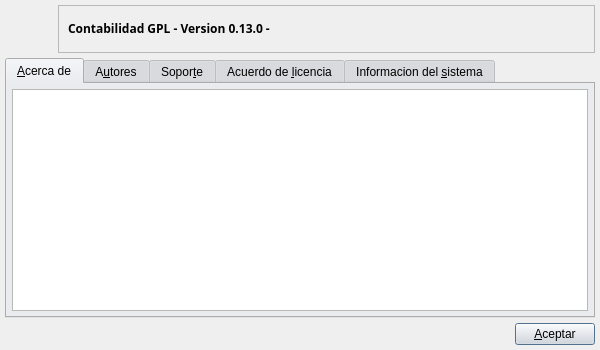
<?xml version="1.0" encoding="UTF-8"?>
<ui version="4.0">
 <class>BcAboutBase</class>
 <widget class="QDialog" name="BcAboutBase">
  <property name="geometry">
   <rect>
    <x>0</x>
    <y>0</y>
    <width>600</width>
    <height>350</height>
   </rect>
  </property>
  <property name="sizePolicy">
   <sizepolicy hsizetype="Maximum" vsizetype="Maximum">
    <horstretch>0</horstretch>
    <verstretch>0</verstretch>
   </sizepolicy>
  </property>
  <property name="minimumSize">
   <size>
    <width>600</width>
    <height>350</height>
   </size>
  </property>
  <property name="maximumSize">
   <size>
    <width>600</width>
    <height>350</height>
   </size>
  </property>
  <property name="palette">
   <palette>
    <active>
     <colorrole role="WindowText">
      <brush brushstyle="SolidPattern">
       <color alpha="255">
        <red>0</red>
        <green>0</green>
        <blue>0</blue>
       </color>
      </brush>
     </colorrole>
     <colorrole role="Button">
      <brush brushstyle="SolidPattern">
       <color alpha="255">
        <red>221</red>
        <green>223</green>
        <blue>228</blue>
       </color>
      </brush>
     </colorrole>
     <colorrole role="Light">
      <brush brushstyle="SolidPattern">
       <color alpha="255">
        <red>255</red>
        <green>255</green>
        <blue>255</blue>
       </color>
      </brush>
     </colorrole>
     <colorrole role="Midlight">
      <brush brushstyle="SolidPattern">
       <color alpha="255">
        <red>255</red>
        <green>255</green>
        <blue>255</blue>
       </color>
      </brush>
     </colorrole>
     <colorrole role="Dark">
      <brush brushstyle="SolidPattern">
       <color alpha="255">
        <red>85</red>
        <green>85</green>
        <blue>85</blue>
       </color>
      </brush>
     </colorrole>
     <colorrole role="Mid">
      <brush brushstyle="SolidPattern">
       <color alpha="255">
        <red>199</red>
        <green>199</green>
        <blue>199</blue>
       </color>
      </brush>
     </colorrole>
     <colorrole role="Text">
      <brush brushstyle="SolidPattern">
       <color alpha="255">
        <red>0</red>
        <green>0</green>
        <blue>0</blue>
       </color>
      </brush>
     </colorrole>
     <colorrole role="BrightText">
      <brush brushstyle="SolidPattern">
       <color alpha="255">
        <red>255</red>
        <green>255</green>
        <blue>255</blue>
       </color>
      </brush>
     </colorrole>
     <colorrole role="ButtonText">
      <brush brushstyle="SolidPattern">
       <color alpha="255">
        <red>0</red>
        <green>0</green>
        <blue>0</blue>
       </color>
      </brush>
     </colorrole>
     <colorrole role="Base">
      <brush brushstyle="SolidPattern">
       <color alpha="255">
        <red>255</red>
        <green>255</green>
        <blue>255</blue>
       </color>
      </brush>
     </colorrole>
     <colorrole role="Window">
      <brush brushstyle="SolidPattern">
       <color alpha="255">
        <red>239</red>
        <green>239</green>
        <blue>239</blue>
       </color>
      </brush>
     </colorrole>
     <colorrole role="Shadow">
      <brush brushstyle="SolidPattern">
       <color alpha="255">
        <red>0</red>
        <green>0</green>
        <blue>0</blue>
       </color>
      </brush>
     </colorrole>
     <colorrole role="Highlight">
      <brush brushstyle="SolidPattern">
       <color alpha="255">
        <red>103</red>
        <green>141</green>
        <blue>178</blue>
       </color>
      </brush>
     </colorrole>
     <colorrole role="HighlightedText">
      <brush brushstyle="SolidPattern">
       <color alpha="255">
        <red>255</red>
        <green>255</green>
        <blue>255</blue>
       </color>
      </brush>
     </colorrole>
     <colorrole role="Link">
      <brush brushstyle="SolidPattern">
       <color alpha="255">
        <red>0</red>
        <green>0</green>
        <blue>238</blue>
       </color>
      </brush>
     </colorrole>
     <colorrole role="LinkVisited">
      <brush brushstyle="SolidPattern">
       <color alpha="255">
        <red>82</red>
        <green>24</green>
        <blue>139</blue>
       </color>
      </brush>
     </colorrole>
     <colorrole role="AlternateBase">
      <brush brushstyle="SolidPattern">
       <color alpha="255">
        <red>232</red>
        <green>232</green>
        <blue>232</blue>
       </color>
      </brush>
     </colorrole>
    </active>
    <inactive>
     <colorrole role="WindowText">
      <brush brushstyle="SolidPattern">
       <color alpha="255">
        <red>0</red>
        <green>0</green>
        <blue>0</blue>
       </color>
      </brush>
     </colorrole>
     <colorrole role="Button">
      <brush brushstyle="SolidPattern">
       <color alpha="255">
        <red>221</red>
        <green>223</green>
        <blue>228</blue>
       </color>
      </brush>
     </colorrole>
     <colorrole role="Light">
      <brush brushstyle="SolidPattern">
       <color alpha="255">
        <red>255</red>
        <green>255</green>
        <blue>255</blue>
       </color>
      </brush>
     </colorrole>
     <colorrole role="Midlight">
      <brush brushstyle="SolidPattern">
       <color alpha="255">
        <red>255</red>
        <green>255</green>
        <blue>255</blue>
       </color>
      </brush>
     </colorrole>
     <colorrole role="Dark">
      <brush brushstyle="SolidPattern">
       <color alpha="255">
        <red>85</red>
        <green>85</green>
        <blue>85</blue>
       </color>
      </brush>
     </colorrole>
     <colorrole role="Mid">
      <brush brushstyle="SolidPattern">
       <color alpha="255">
        <red>199</red>
        <green>199</green>
        <blue>199</blue>
       </color>
      </brush>
     </colorrole>
     <colorrole role="Text">
      <brush brushstyle="SolidPattern">
       <color alpha="255">
        <red>0</red>
        <green>0</green>
        <blue>0</blue>
       </color>
      </brush>
     </colorrole>
     <colorrole role="BrightText">
      <brush brushstyle="SolidPattern">
       <color alpha="255">
        <red>255</red>
        <green>255</green>
        <blue>255</blue>
       </color>
      </brush>
     </colorrole>
     <colorrole role="ButtonText">
      <brush brushstyle="SolidPattern">
       <color alpha="255">
        <red>0</red>
        <green>0</green>
        <blue>0</blue>
       </color>
      </brush>
     </colorrole>
     <colorrole role="Base">
      <brush brushstyle="SolidPattern">
       <color alpha="255">
        <red>255</red>
        <green>255</green>
        <blue>255</blue>
       </color>
      </brush>
     </colorrole>
     <colorrole role="Window">
      <brush brushstyle="SolidPattern">
       <color alpha="255">
        <red>239</red>
        <green>239</green>
        <blue>239</blue>
       </color>
      </brush>
     </colorrole>
     <colorrole role="Shadow">
      <brush brushstyle="SolidPattern">
       <color alpha="255">
        <red>0</red>
        <green>0</green>
        <blue>0</blue>
       </color>
      </brush>
     </colorrole>
     <colorrole role="Highlight">
      <brush brushstyle="SolidPattern">
       <color alpha="255">
        <red>103</red>
        <green>141</green>
        <blue>178</blue>
       </color>
      </brush>
     </colorrole>
     <colorrole role="HighlightedText">
      <brush brushstyle="SolidPattern">
       <color alpha="255">
        <red>255</red>
        <green>255</green>
        <blue>255</blue>
       </color>
      </brush>
     </colorrole>
     <colorrole role="Link">
      <brush brushstyle="SolidPattern">
       <color alpha="255">
        <red>0</red>
        <green>0</green>
        <blue>238</blue>
       </color>
      </brush>
     </colorrole>
     <colorrole role="LinkVisited">
      <brush brushstyle="SolidPattern">
       <color alpha="255">
        <red>82</red>
        <green>24</green>
        <blue>139</blue>
       </color>
      </brush>
     </colorrole>
     <colorrole role="AlternateBase">
      <brush brushstyle="SolidPattern">
       <color alpha="255">
        <red>232</red>
        <green>232</green>
        <blue>232</blue>
       </color>
      </brush>
     </colorrole>
    </inactive>
    <disabled>
     <colorrole role="WindowText">
      <brush brushstyle="SolidPattern">
       <color alpha="255">
        <red>128</red>
        <green>128</green>
        <blue>128</blue>
       </color>
      </brush>
     </colorrole>
     <colorrole role="Button">
      <brush brushstyle="SolidPattern">
       <color alpha="255">
        <red>221</red>
        <green>223</green>
        <blue>228</blue>
       </color>
      </brush>
     </colorrole>
     <colorrole role="Light">
      <brush brushstyle="SolidPattern">
       <color alpha="255">
        <red>255</red>
        <green>255</green>
        <blue>255</blue>
       </color>
      </brush>
     </colorrole>
     <colorrole role="Midlight">
      <brush brushstyle="SolidPattern">
       <color alpha="255">
        <red>255</red>
        <green>255</green>
        <blue>255</blue>
       </color>
      </brush>
     </colorrole>
     <colorrole role="Dark">
      <brush brushstyle="SolidPattern">
       <color alpha="255">
        <red>85</red>
        <green>85</green>
        <blue>85</blue>
       </color>
      </brush>
     </colorrole>
     <colorrole role="Mid">
      <brush brushstyle="SolidPattern">
       <color alpha="255">
        <red>199</red>
        <green>199</green>
        <blue>199</blue>
       </color>
      </brush>
     </colorrole>
     <colorrole role="Text">
      <brush brushstyle="SolidPattern">
       <color alpha="255">
        <red>199</red>
        <green>199</green>
        <blue>199</blue>
       </color>
      </brush>
     </colorrole>
     <colorrole role="BrightText">
      <brush brushstyle="SolidPattern">
       <color alpha="255">
        <red>255</red>
        <green>255</green>
        <blue>255</blue>
       </color>
      </brush>
     </colorrole>
     <colorrole role="ButtonText">
      <brush brushstyle="SolidPattern">
       <color alpha="255">
        <red>128</red>
        <green>128</green>
        <blue>128</blue>
       </color>
      </brush>
     </colorrole>
     <colorrole role="Base">
      <brush brushstyle="SolidPattern">
       <color alpha="255">
        <red>239</red>
        <green>239</green>
        <blue>239</blue>
       </color>
      </brush>
     </colorrole>
     <colorrole role="Window">
      <brush brushstyle="SolidPattern">
       <color alpha="255">
        <red>239</red>
        <green>239</green>
        <blue>239</blue>
       </color>
      </brush>
     </colorrole>
     <colorrole role="Shadow">
      <brush brushstyle="SolidPattern">
       <color alpha="255">
        <red>0</red>
        <green>0</green>
        <blue>0</blue>
       </color>
      </brush>
     </colorrole>
     <colorrole role="Highlight">
      <brush brushstyle="SolidPattern">
       <color alpha="255">
        <red>86</red>
        <green>117</green>
        <blue>148</blue>
       </color>
      </brush>
     </colorrole>
     <colorrole role="HighlightedText">
      <brush brushstyle="SolidPattern">
       <color alpha="255">
        <red>255</red>
        <green>255</green>
        <blue>255</blue>
       </color>
      </brush>
     </colorrole>
     <colorrole role="Link">
      <brush brushstyle="SolidPattern">
       <color alpha="255">
        <red>0</red>
        <green>0</green>
        <blue>238</blue>
       </color>
      </brush>
     </colorrole>
     <colorrole role="LinkVisited">
      <brush brushstyle="SolidPattern">
       <color alpha="255">
        <red>82</red>
        <green>24</green>
        <blue>139</blue>
       </color>
      </brush>
     </colorrole>
     <colorrole role="AlternateBase">
      <brush brushstyle="SolidPattern">
       <color alpha="255">
        <red>232</red>
        <green>232</green>
        <blue>232</blue>
       </color>
      </brush>
     </colorrole>
    </disabled>
   </palette>
  </property>
  <property name="windowTitle">
   <string>Acerca de BulmaCont</string>
  </property>
  <property name="windowIcon">
   <iconset>
    <normaloff/>
   </iconset>
  </property>
  <layout class="QVBoxLayout">
   <property name="spacing">
    <number>5</number>
   </property>
   <property name="margin">
    <number>5</number>
   </property>
   <item>
    <layout class="QHBoxLayout">
     <property name="spacing">
      <number>5</number>
     </property>
     <property name="margin">
      <number>0</number>
     </property>
     <item>
      <widget class="QLabel" name="label">
       <property name="minimumSize">
        <size>
         <width>48</width>
         <height>48</height>
        </size>
       </property>
       <property name="maximumSize">
        <size>
         <width>48</width>
         <height>48</height>
        </size>
       </property>
       <property name="text">
        <string/>
       </property>
       <property name="pixmap">
        <pixmap resource="../../bulmages.qrc">:/Genericos48x48/images/png/bulmacont.png</pixmap>
       </property>
       <property name="scaledContents">
        <bool>true</bool>
       </property>
      </widget>
     </item>
     <item>
      <widget class="QFrame" name="frame">
       <property name="frameShape">
        <enum>QFrame::StyledPanel</enum>
       </property>
       <property name="frameShadow">
        <enum>QFrame::Raised</enum>
       </property>
       <layout class="QGridLayout">
        <property name="margin">
         <number>9</number>
        </property>
        <property name="spacing">
         <number>6</number>
        </property>
        <item row="0" column="0">
         <widget class="QLabel" name="mui_lbversion">
          <property name="font">
           <font>
            <family>Sans Serif</family>
            <pointsize>9</pointsize>
            <weight>75</weight>
            <italic>false</italic>
            <bold>true</bold>
            <underline>false</underline>
            <strikeout>false</strikeout>
           </font>
          </property>
          <property name="text">
           <string>&lt;!DOCTYPE HTML PUBLIC &quot;-//W3C//DTD HTML 4.0//EN&quot; &quot;http://www.w3.org/TR/REC-html40/strict.dtd&quot;&gt;
&lt;html&gt;&lt;head&gt;&lt;meta name=&quot;qrichtext&quot; content=&quot;1&quot; /&gt;&lt;style type=&quot;text/css&quot;&gt;
p, li { white-space: pre-wrap; }
&lt;/style&gt;&lt;/head&gt;&lt;body style=&quot; font-family:'Sans Serif'; font-size:9pt; font-weight:600; font-style:normal;&quot;&gt;
&lt;p style=&quot; margin-top:0px; margin-bottom:0px; margin-left:0px; margin-right:0px; -qt-block-indent:0; text-indent:0px;&quot;&gt;Contabilidad GPL - Version 0.13.0 -&lt;/p&gt;&lt;/body&gt;&lt;/html&gt;</string>
          </property>
         </widget>
        </item>
        <item row="0" column="1">
         <spacer>
          <property name="orientation">
           <enum>Qt::Horizontal</enum>
          </property>
          <property name="sizeHint" stdset="0">
           <size>
            <width>241</width>
            <height>20</height>
           </size>
          </property>
         </spacer>
        </item>
       </layout>
      </widget>
     </item>
    </layout>
   </item>
   <item>
    <widget class="QTabWidget" name="TabWidget2">
     <property name="focusPolicy">
      <enum>Qt::StrongFocus</enum>
     </property>
     <property name="layoutDirection">
      <enum>Qt::LeftToRight</enum>
     </property>
     <property name="currentIndex">
      <number>0</number>
     </property>
     <widget class="QWidget" name="Acercade">
      <attribute name="title">
       <string>&amp;Acerca de</string>
      </attribute>
      <layout class="QHBoxLayout">
       <item>
        <widget class="QTextEdit" name="textEdit_sobre">
         <property name="focusPolicy">
          <enum>Qt::StrongFocus</enum>
         </property>
         <property name="readOnly">
          <bool>true</bool>
         </property>
        </widget>
       </item>
      </layout>
     </widget>
     <widget class="QWidget" name="autores">
      <attribute name="title">
       <string>A&amp;utores</string>
      </attribute>
      <layout class="QHBoxLayout">
       <item>
        <widget class="QTextEdit" name="textEdit_autores">
         <property name="focusPolicy">
          <enum>Qt::StrongFocus</enum>
         </property>
         <property name="autoFormatting">
          <set>QTextEdit::AutoAll</set>
         </property>
         <property name="readOnly">
          <bool>true</bool>
         </property>
         <property name="html">
          <string>&lt;!DOCTYPE HTML PUBLIC &quot;-//W3C//DTD HTML 4.0//EN&quot; &quot;http://www.w3.org/TR/REC-html40/strict.dtd&quot;&gt;
&lt;html&gt;&lt;head&gt;&lt;meta name=&quot;qrichtext&quot; content=&quot;1&quot; /&gt;&lt;style type=&quot;text/css&quot;&gt;
p, li { white-space: pre-wrap; }
&lt;/style&gt;&lt;/head&gt;&lt;body style=&quot; font-family:'Sans Serif'; font-size:9pt; font-weight:400; font-style:normal;&quot;&gt;
&lt;p style=&quot;-qt-paragraph-type:empty; margin-top:12px; margin-bottom:12px; margin-left:0px; margin-right:0px; -qt-block-indent:0; text-indent:0px;&quot;&gt;&lt;/p&gt;&lt;/body&gt;&lt;/html&gt;</string>
         </property>
        </widget>
       </item>
      </layout>
     </widget>
     <widget class="QWidget" name="soporte">
      <attribute name="title">
       <string>Sopor&amp;te</string>
      </attribute>
      <layout class="QHBoxLayout">
       <item>
        <widget class="QTextEdit" name="textEdit_soporte">
         <property name="focusPolicy">
          <enum>Qt::TabFocus</enum>
         </property>
         <property name="readOnly">
          <bool>true</bool>
         </property>
        </widget>
       </item>
      </layout>
     </widget>
     <widget class="QWidget" name="licencia">
      <attribute name="title">
       <string>Acuerdo de &amp;licencia</string>
      </attribute>
      <layout class="QHBoxLayout">
       <item>
        <widget class="QTextEdit" name="textEdit_licencia">
         <property name="focusPolicy">
          <enum>Qt::StrongFocus</enum>
         </property>
         <property name="readOnly">
          <bool>true</bool>
         </property>
        </widget>
       </item>
      </layout>
     </widget>
     <widget class="QWidget" name="info">
      <attribute name="title">
       <string>Informacion del &amp;sistema</string>
      </attribute>
      <layout class="QHBoxLayout" name="horizontalLayout">
       <item>
        <widget class="QTextEdit" name="textEdit_sistema"/>
       </item>
      </layout>
     </widget>
    </widget>
   </item>
   <item>
    <layout class="QHBoxLayout">
     <property name="spacing">
      <number>5</number>
     </property>
     <property name="margin">
      <number>0</number>
     </property>
     <item>
      <spacer>
       <property name="orientation">
        <enum>Qt::Horizontal</enum>
       </property>
       <property name="sizeHint" stdset="0">
        <size>
         <width>40</width>
         <height>20</height>
        </size>
       </property>
      </spacer>
     </item>
     <item>
      <widget class="QPushButton" name="mui_aceptar">
       <property name="text">
        <string>&amp;Aceptar</string>
       </property>
      </widget>
     </item>
    </layout>
   </item>
  </layout>
 </widget>
 <layoutdefault spacing="5" margin="5"/>
 <resources>
  <include location="../../bulmages.qrc"/>
 </resources>
 <connections/>
</ui>
